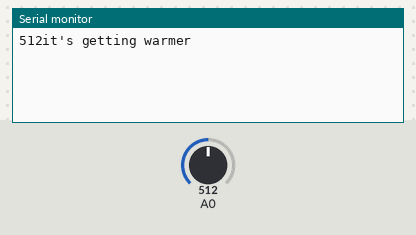
The sketch below on a simulated Arduino Uno, built with avr-gcc and run on an emulated ATmega328P. Shown: the last lines printed to the serial monitor. The test bench sets the inputs (shaded band); at power-on: A0 = 512.

Above: at 1.2 s.
1.3 s: A0 set to 306
At 1.7 s:
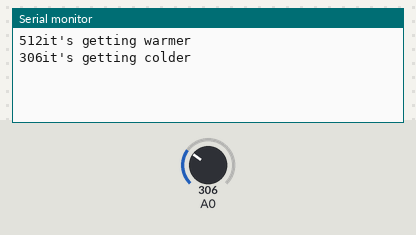
2.8 s: A0 set to 122
At 4.1 s:
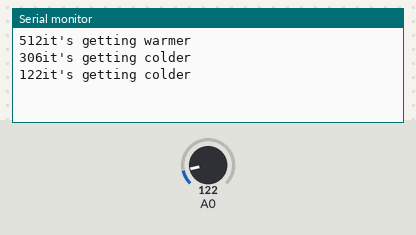

Measured:
- after the input at 1.3 s, the serial monitor: prints a new line at once (image 1)
- after the input at 2.8 s, the serial monitor: prints a new line at once (image 2)

The sketch:

thermistor.ino
```cpp
int now;
int prev = 0;

void setup() {
    pinMode(A0, INPUT);
    Serial.begin(9600);
}

void loop() {
    now = analogRead(A0); //類比輸入接到 A0
    if (prev > now) {
        Serial.println((String(now) + String("it\'s getting colder")));
    } else if (prev < now) {
        Serial.println((String(now) + String("it\'s getting warmer")));
    }
    prev = now;
    delay(100);
}
```
